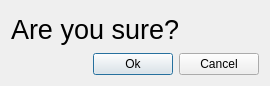
<?xml version="1.0" encoding="UTF-8"?>
<ui version="4.0">
 <class>SureDialog</class>
 <widget class="QDialog" name="SureDialog">
  <property name="geometry">
   <rect>
    <x>0</x>
    <y>0</y>
    <width>270</width>
    <height>86</height>
   </rect>
  </property>
  <property name="windowTitle">
   <string>Dialog</string>
  </property>
  <layout class="QVBoxLayout" name="verticalLayout">
   <item>
    <widget class="QLabel" name="label">
     <property name="font">
      <font>
       <pointsize>20</pointsize>
      </font>
     </property>
     <property name="text">
      <string>Are you sure?</string>
     </property>
    </widget>
   </item>
   <item>
    <layout class="QHBoxLayout" name="horizontalLayout">
     <item>
      <spacer name="horizontalSpacer">
       <property name="orientation">
        <enum>Qt::Orientation::Horizontal</enum>
       </property>
       <property name="sizeHint" stdset="0">
        <size>
         <width>40</width>
         <height>20</height>
        </size>
       </property>
      </spacer>
     </item>
     <item>
      <widget class="QPushButton" name="okPushButton">
       <property name="text">
        <string>Ok</string>
       </property>
      </widget>
     </item>
     <item>
      <widget class="QPushButton" name="cancelPushButton">
       <property name="text">
        <string>Cancel</string>
       </property>
      </widget>
     </item>
    </layout>
   </item>
  </layout>
 </widget>
 <resources/>
 <connections/>
</ui>
